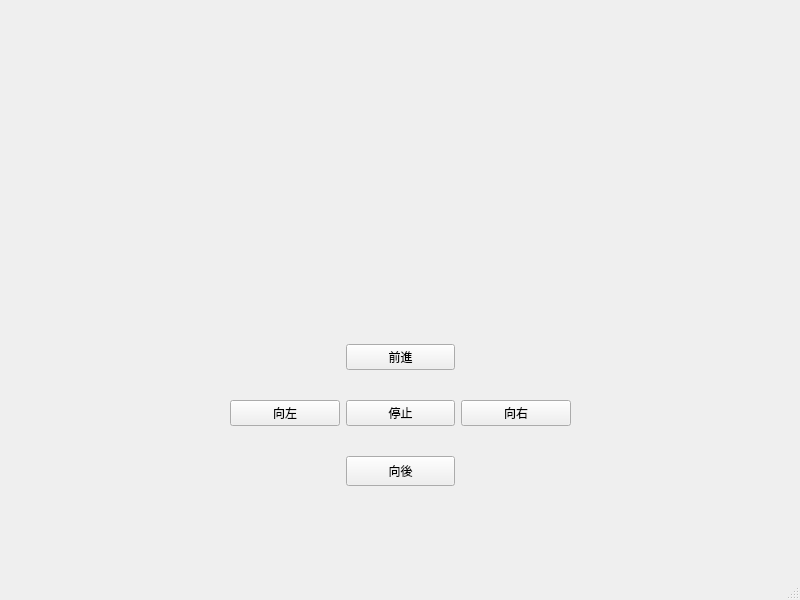
<?xml version="1.0" encoding="UTF-8"?>
<ui version="4.0">
 <class>MainWindow</class>
 <widget class="QMainWindow" name="MainWindow">
  <property name="geometry">
   <rect>
    <x>0</x>
    <y>0</y>
    <width>800</width>
    <height>600</height>
   </rect>
  </property>
  <property name="windowTitle">
   <string>MainWindow</string>
  </property>
  <widget class="QWidget" name="centralwidget">
   <widget class="QWidget" name="layoutWidget">
    <property name="geometry">
     <rect>
      <x>230</x>
      <y>320</y>
      <width>341</width>
      <height>191</height>
     </rect>
    </property>
    <layout class="QGridLayout" name="gridLayout">
     <item row="0" column="1">
      <widget class="QPushButton" name="pushButton_4">
       <property name="text">
        <string>前進</string>
       </property>
      </widget>
     </item>
     <item row="1" column="0">
      <widget class="QPushButton" name="pushButton">
       <property name="text">
        <string>向左</string>
       </property>
      </widget>
     </item>
     <item row="1" column="2">
      <widget class="QPushButton" name="pushButton_3">
       <property name="text">
        <string>向右</string>
       </property>
      </widget>
     </item>
     <item row="2" column="1">
      <widget class="QPushButton" name="pushButton_2">
       <property name="minimumSize">
        <size>
         <width>0</width>
         <height>30</height>
        </size>
       </property>
       <property name="text">
        <string>向後</string>
       </property>
      </widget>
     </item>
     <item row="1" column="1">
      <widget class="QPushButton" name="pushButton_5">
       <property name="text">
        <string>停止</string>
       </property>
      </widget>
     </item>
    </layout>
   </widget>
   <widget class="QLabel" name="videoLabel">
    <property name="geometry">
     <rect>
      <x>240</x>
      <y>30</y>
      <width>331</width>
      <height>231</height>
     </rect>
    </property>
    <property name="text">
     <string/>
    </property>
   </widget>
  </widget>
  <widget class="QMenuBar" name="menubar">
   <property name="geometry">
    <rect>
     <x>0</x>
     <y>0</y>
     <width>800</width>
     <height>32</height>
    </rect>
   </property>
  </widget>
  <widget class="QStatusBar" name="statusbar"/>
 </widget>
 <resources/>
 <connections/>
</ui>
